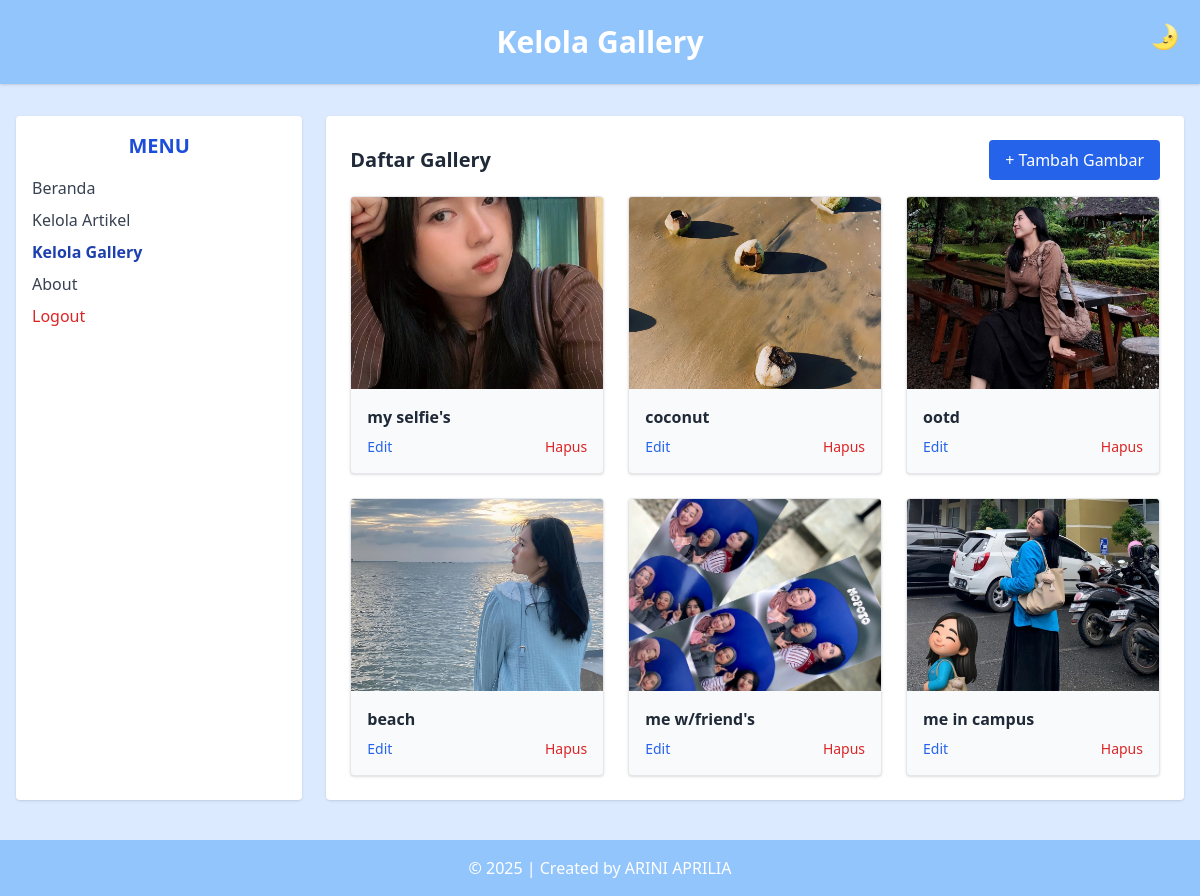
Screenshot of /admin/data_gallery.php (signed in) with the database file from the repository.
### tables this page shows
CREATE TABLE `tbl_gallery` (
  `id_gallery` int(5) NOT NULL,
  `judul` text NOT NULL,
  `foto` text NOT NULL
);

### admin/data_gallery.php (the view, shortened to what this page needs)
<?php
include('../koneksi.php');
?>
<!DOCTYPE html>
<html lang="en" class="">
<head>
<script src="https://cdn.tailwindcss.com"></script>
</head>
<body class="bg-blue-100 dark:bg-gray-900 text-gray-800 dark:text-gray-100 min-h-screen transition-all duration-300">
<button id="toggleDark" class="fixed top-5 right-5 text-2xl z-50" title="Toggle Mode">🌛</button>
<header class="bg-blue-300 dark:bg-gray-800 text-white text-center py-6 shadow">
<h1 class="text-3xl font-bold">Kelola Gallery</h1>
</header>
<div class="flex max-w-7xl mx-auto mt-8 px-4">
<aside class="w-1/4 bg-white dark:bg-gray-800 rounded shadow p-4">
<h2 class="text-xl font-semibold text-blue-700 dark:text-blue-300 mb-4 text-center">MENU</h2>
<ul class="space-y-2 text-gray-700 dark:text-gray-200">
    <li><a href="beranda_admin.php" class="block hover:text-blue-600 dark:hover:text-blue-400">Beranda</a></li>
    <li><a href="data_artikel.php" class="block hover:text-blue-600 dark:hover:text-blue-400">Kelola Artikel</a></li>
    <li><a href="data_gallery.php" class="block font-semibold text-blue-800 dark:text-blue-400">Kelola Gallery</a></li>
    <li><a href="about.php" class="block hover:text-blue-600 dark:hover:text-blue-400">About</a></li>
    <li>
        <a href="logout.php" onclick="return confirm('Apakah anda yakin ingin keluar?');" class="block text-red-600 hover:underline font-medium">Logout</a>
    </li>
</ul>
</aside>
<main class="w-3/4 bg-white dark:bg-gray-800 rounded shadow p-6 ml-6">
<div class="flex justify-between items-center mb-4">
    <h2 class="text-xl font-bold text-gray-800 dark:text-gray-100">Daftar Gallery</h2>
    <a href="add_gallery.php" class="bg-blue-600 text-white px-4 py-2 rounded hover:bg-blue-700 transition">+ Tambah Gambar</a>
</div>
<div class="grid grid-cols-1 sm:grid-cols-2 md:grid-cols-3 gap-6">
<?php
$sql = "SELECT * FROM tbl_gallery";
$query = mysqli_query($db, $sql);
while ($data = mysqli_fetch_array($query)) {
    echo "<div class='bg-gray-50 dark:bg-gray-700 border rounded shadow overflow-hidden'>";
    echo "<img src='../images/{$data['foto']}' class='w-full h-48 object-cover'>";
    echo "<div class='p-4'>";
    echo "<p class='font-semibold text-gray-800 dark:text-white mb-2'>" . htmlspecialchars($data['judul']) . "</p>";
    echo "<div class='flex justify-between text-sm'>";
    echo "<a href='edit_gallery.php?id_gallery={$data['id_gallery']}' class='text-blue-600 dark:text-blue-400 hover:underline'>Edit</a>";
    echo "<a href='delete_gallery.php?id_gallery={$data['id_gallery']}' onclick='return confirm(\"Yakin ingin menghapus?\")' class='text-red-600 hover:underline'>Hapus</a>";
    echo "</div>";
    echo "</div></div>";
}
?>
</div>
</main>
</div>
<footer class="bg-blue-300 dark:bg-gray-800 text-white text-center py-4 mt-10">
&copy; <?php echo date('Y'); ?> | Created by ARINI APRILIA
</footer>
</body>
</html>

### rows the page displays
tbl_gallery: foto (picture), judul "my selfie's"
tbl_gallery: foto (picture), judul "coconut"
tbl_gallery: foto (picture), judul "ootd"
tbl_gallery: foto (picture), judul "beach"
tbl_gallery: foto (picture), judul "me w/friend's"
tbl_gallery: foto (picture), judul "me in campus"
